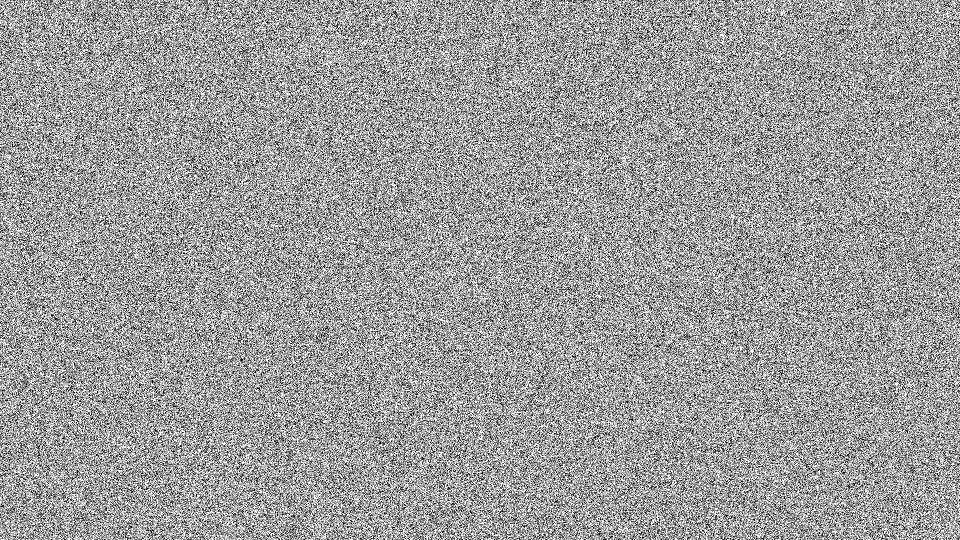
//> input picture Assets/Inicialimagen1080.jpg, 1920 x 1080 px (shown at 1/2 size)
$ ./init ../Assets/Inicialimagen1080.jpg   (built with g++ and OpenCV 4)
//> lines starting //> are read from the running program, lines starting //| are printed output that depends on the picture; after the words box and inside, x2 and y2 are one past the last pixel; in counts of white or black regions, pixels touching at a corner belong together
// Programa que implementa el algoritmo de aplicación de algunos filtros sobre una imagen
#include <iostream>
#include <opencv2/opencv.hpp>
#include <ctime>
#include <fstream>
#include <sys/time.h>
#include <unistd.h>

using namespace cv;
using namespace std;

/* Prototipos de funciones */
void *inicializar(String nombre);
int calcularVecino(Mat imagen, int i, int j);
Mat lectura_imagen(String nombre_imagen);
Mat iterar(Mat imagen);
ofstream archivo;

/* definicion global del filtro a utilizar */
#define vida 0
#define muerte 255


int main(int argc, char **argv)
{
    /* orden argumentos nombre, numero filtro, numero hilos */
    inicializar(argv[1]);
    return 0;

}

void *inicializar(String nombre)
{
//> called with nombre = "../Assets/Inicialimagen1080.jpg"
    Mat imagen = lectura_imagen(nombre);
//> in lectura_imagen, imagen is the input picture: 1080 rows x 1920 cols, CV_8UC3; min 0, max 255, mean 157.3

    for (int i = 0; i < imagen.rows; i++){
        for (int j = 0; j < imagen.cols; j++){
            Vec3b color = imagen.at<Vec3b>(i, j);
            color.val[0] = muerte;
            color.val[1] = muerte;
            color.val[2] = muerte;
            imagen.at<Vec3b>(i, j) = color;
        }
    }
//> imagen: 1080 rows x 1920 cols, CV_8UC3; every value is 255
    /* PRUEBA INICIAL CON UN PATRON DEFINIDO*/

    Vec3b color = imagen.at<Vec3b>(200+0, 200+0);
//> color = [255, 255, 255]
    color.val[0] = vida;
//> color = [0, 255, 255]
    color.val[1] = vida;
//> color = [0, 0, 255]
    color.val[2] = vida;
//> color = [0, 0, 0]
    imagen.at<Vec3b>(200+0, 200+0) = color;
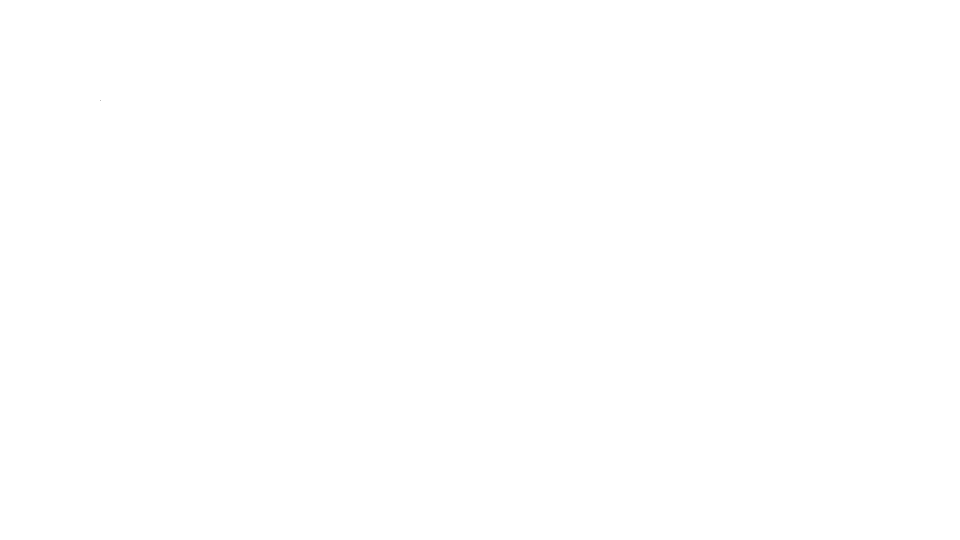
//> imagen: 1080 rows x 1920 cols, CV_8UC3 (shown at 1/2 size); 100% white; black in thin lines or dots, all inside (x1, y1, x2, y2) = (200, 200, 201, 201)

    for (int i = 0; i < 70000; i++)
    {
        //int y=rand()%1920;
        //int x=rand()%1080;
        int y=rand()%400;
        int x=rand()%400;
        imagen.at<Vec3b>(x, y) = color;
    }
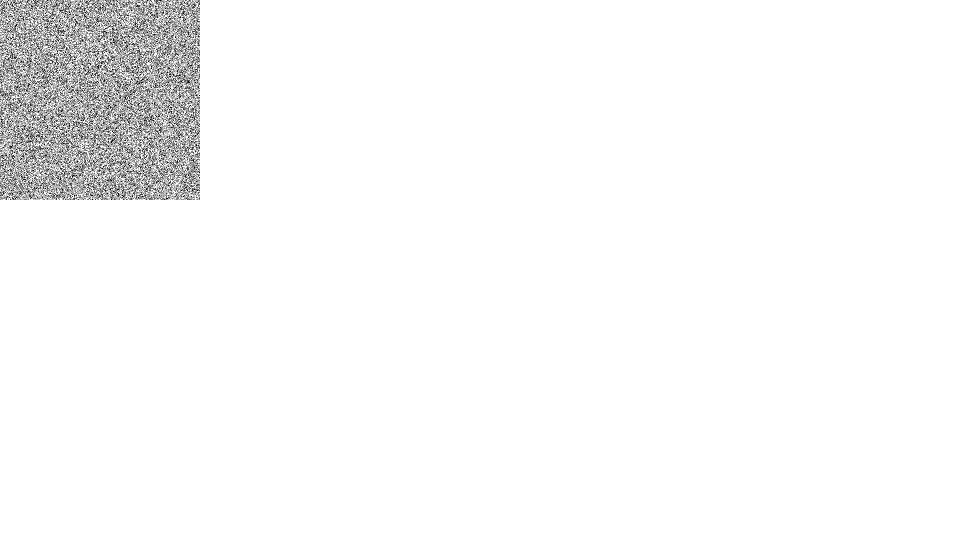
//> imagen: 1080 rows x 1920 cols, CV_8UC3 (shown at 1/2 size); 97.3% white; black in thin lines or dots, all inside (x1, y1, x2, y2) = (0, 0, 400, 400)
    imwrite("Inicial" + nombre, imagen);


    imwrite("Inicial" + nombre, imagen);
}

// [52 lines left out: functions calcularVecino, iterar, not called in this run]

/**** Procedimiento que lee la imagen ****/
Mat lectura_imagen(String nombre_imagen)
{
    /* Lectura de la imagen */
    Mat imagen = imread("./../Assets/"+nombre_imagen, 1);

    /* Manejo de error en caso de que no sea encontrada la imagen */
    if (imagen.empty())
    {
        cout << "Archivo de imagen "
             << "No encontrado" << endl;
        cin.get();
        return imagen;
    }
    return imagen;
}
